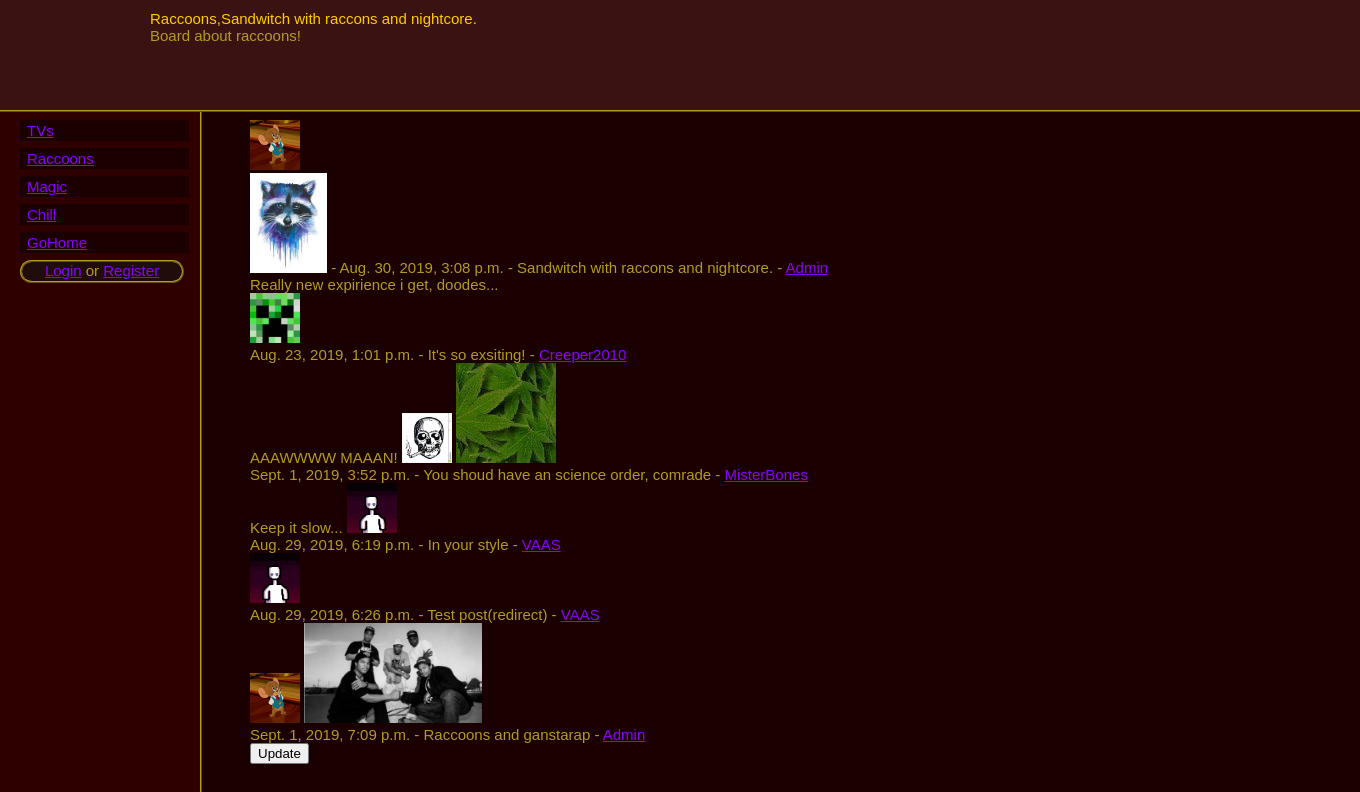
/Raccoons/Thread=3, run on the app's committed database.
### MAIN_APP/models.py (models this page shows, shortened)
class Thread(models.Model):
    thread = models.CharField(max_length=100)
    board = models.CharField(max_length=100)
    login = models.ForeignKey(User, on_delete=models.PROTECT)
    op_post = models.TextField()
    date = models.DateTimeField(auto_now=True)
    pic = models.ImageField(null=True, blank=True, upload_to='threads')

class Post(models.Model):
    thread = models.ForeignKey(Thread, on_delete=models.CASCADE)
    post = models.TextField()
    login = models.CharField(max_length=30)
    date = models.DateTimeField(auto_now=True)
    pic = models.ImageField(null=True, blank=True, upload_to='posts', default=None)

class User_det(models.Model):
    username = models.OneToOneField(User, on_delete=models.CASCADE)
    name = models.CharField(max_length=100, null=True, blank=True, default='')
    info = models.TextField(null=True, blank=True)
    status = models.TextField(max_length=250, null=True, blank=True)
    pic = models.ImageField(upload_to='users', default=None)

### MAIN_APP/views.py (the view)
# urls.py: re_path(r'(?P<board>\w+)/Thread=(?P<thread_id>.+)', views.thread),
def thread(request, board, thread_id):
    if request.user.is_authenticated:
        userpic = User_det.objects.get(username_id=request.user.id).pic
    else:
        userpic = None
    if board == 'Magic': desc = 'Board about magic!'
    if board == 'TVs': desc = 'Board about TVs.'
    if board == 'Raccoons': desc = 'Board about raccoons!'
    if board == 'Chill': desc = 'Board for chill...'
    if board in ('Magic', 'TVs', 'Raccoons', 'Chill') and Thread.objects.filter(id=thread_id).exists():
        posts = Post.objects.filter(thread_id=thread_id)
        post_list = []
        for post in posts:
            details = User_det.objects.get(username=User.objects.get(username=post.login))
            post_list.append({"date": post.date,
                              "post": post.post,
                              "login": post.login,
                              "pic": post.pic,
                              "status": details.status,
                              "user_pic": details.pic})
        thread = Thread.objects.get(id=thread_id)
        threadone = {"date": thread.date, "pic": thread.pic, "thread": thread.thread,
                     "login": thread.login, "op_post": thread.op_post,
                     "op_pic": User_det.objects.get(username=thread.login).pic}
        if request.method == 'POST':
            post = request.POST.get('post')
            if 'pic' in request.FILES:
                file = request.FILES['pic', False]
            else:
                file = None
            login = User.objects.get(username=request.user.username)
            new_post = Post.objects.create(thread=thread, post=post, login=login, pic=file)
            return HttpResponsePermanentRedirect(request.path)
        else:
            return render(request, "thread.html",
                          {"board": board, "thread": threadone, "posts": post_list, "NewPost": NewPost, "desc": desc,
                           'userpic': userpic})
    else:
        return HttpResponseBadRequest("<h2>Bad Request</h2>")

### templates/thread.html (shortened to what this page needs)
{% extends "base.html" %}
{% load staticfiles %}
{% block header %}{{board}},{{thread.thread}}
<div>
        {{desc}}
</div>
{% endblock header %}
{% block content %}
{% if thread.op_pic %}<img src="{{thread.op_pic.url}}" height="50" width="50"/>{% else %}<img height="50" src="{% static "images/default.jpg" %}">{% endif %}
<div><img src="{{ thread.pic.url }}" height="100"/> - {{thread.date}} - {{thread.thread}} - <a href="/users/{{thread.login}}">{{thread.login}}</a></div>
<div>{{thread.op_post}}</div>
<div>
    {% for post in posts %}
    {% if post.user_pic %}
    <img height="50" width="50" src="{{post.user_pic.url}}">
    {% else %}
    <img height="50" src="{% static "images/default.jpg" %}">
    {% endif %}
    {% if post.pic %}<img src="{{ post.pic.url }}" height="100"/>{% endif %}
    <li>{{post.date}} - {{post.post}} - <a href="/users/{{post.login}}">{{post.login}}</a></li>
    {{post.status}}
    {% endfor %}
</div>
<input value="Update" type="button" onclick="location.href='{{request.path}}'" />
{% endblock content %}

### static/css/base.css (style rules this page uses)
html { background-color: #1a0000; list-style-type: none; }
a { color: #8800ff; }
div { font-size: 15px; font-family: 'Nunito', sans-serif; text-shadow: -1px -1px -2px #ffe76b; color: #b39b20; }

### data on the page
Thread: board "Raccoons", thread "Sandwitch with raccons and nightcore.", date "Aug. 30, 2019, 3:08 p.m.", op_post "Really new expirience i get, doodes..."
Post: date "Aug. 23, 2019, 1:01 p.m.", post "It's so exsiting!", login "Creeper2010"
User_det: status "AAAWWWW MAAAN!"
Post: date "Sept. 1, 2019, 3:52 p.m.", post "You shoud have an science order, comrade", login "MisterBones"
User_det: status "Keep it slow..."
Post: date "Aug. 29, 2019, 6:19 p.m.", post "In your style", login "VAAS"
Post: date "Aug. 29, 2019, 6:26 p.m.", post "Test post(redirect)", login "VAAS"
Post: date "Sept. 1, 2019, 7:09 p.m.", post "Raccoons and ganstarap", login "Admin"

### other printed values
{{ desc }} "Board about raccoons!"
{{ thread.login }} "Admin"
